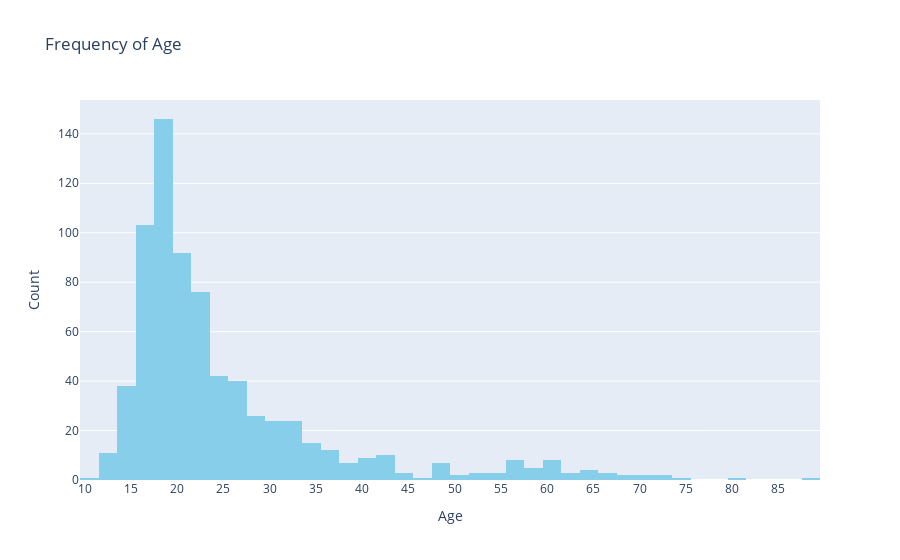

The notebook cell this image was saved under:
### Markdown cell above
### Ages

### Code cell
my_cols = 'Age'
fig = px.histogram(df[my_cols],
                   color_discrete_sequence=['skyblue'],
                   nbins=40,
                   title="Frequency of "+my_cols)
fig.update_layout(xaxis_title=my_cols,
                  yaxis_title="Count",
                  showlegend=False,
                  xaxis=dict(dtick=5))
fig.show()
print(df[my_cols].describe())

### Figure 1 — Plotly figure (JSON) as saved in the notebook; plotly's stock layout.template omitted (floating-point values rounded to 4 significant figures; data arrays with more than 128 entries replaced by an {"elided": "..."} marker saying what was removed)
{"data": [{"bingroup": "x", "hovertemplate": "variable=Age<br>value=%{x}<br>count=%{y}<extra></extra>", "legendgroup": "Age", "marker": {"color": "skyblue", "pattern": {"shape": ""}}, "name": "Age", "nbinsx": 40, "orientation": "v", "showlegend": true, "type": "histogram", "x": {"elided": "736 float values"}, "xaxis": "x", "yaxis": "y"}], "layout": {"barmode": "relative", "legend": {"title": {"text": "variable"}, "tracegroupgap": 0}, "showlegend": false, "title": {"text": "Frequency of Age"}, "xaxis": {"anchor": "y", "domain": [0, 1], "dtick": 5, "title": {"text": "Age"}}, "yaxis": {"anchor": "x", "domain": [0, 1], "title": {"text": "Count"}}}}
